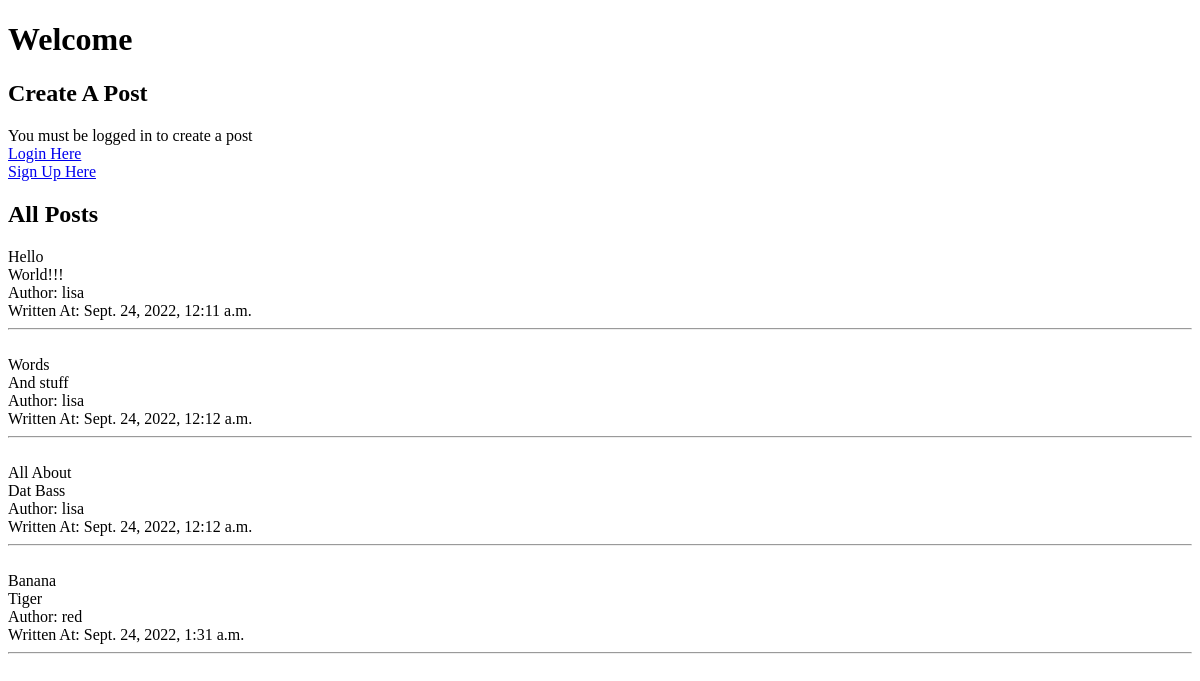
The app's page /, older data.
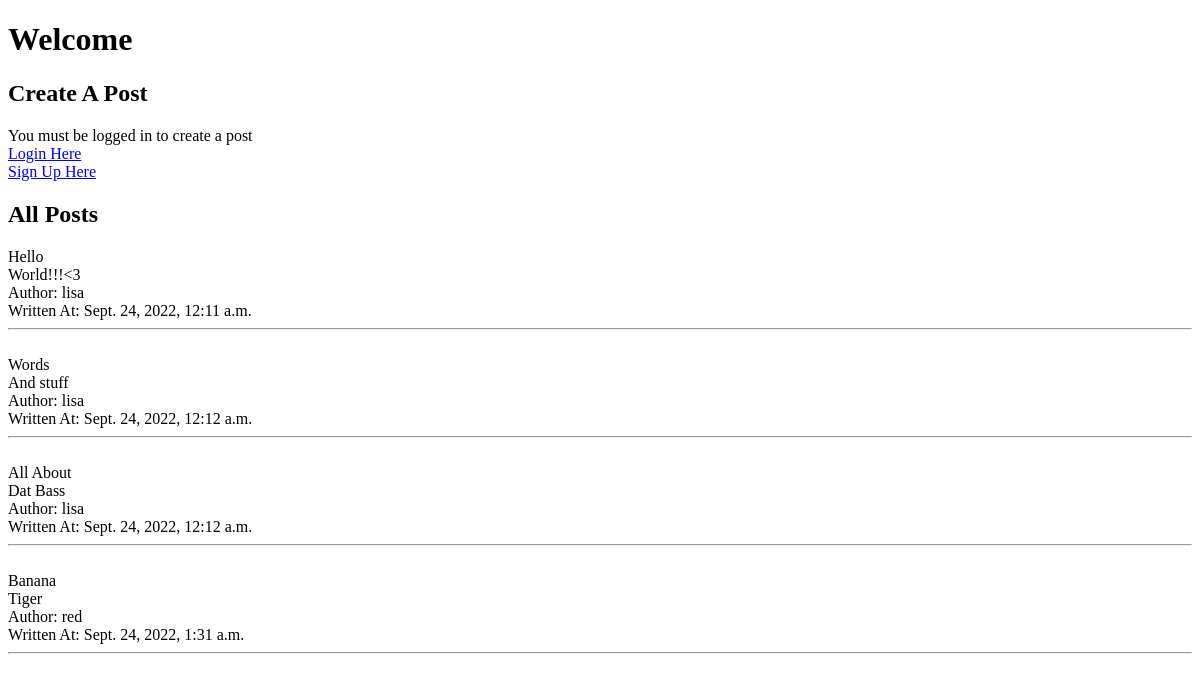
The same page, newer data.
### chirpapp/models.py (models this page shows, shortened)
class Post (models.Model):
    author = models.ForeignKey(User, on_delete=models.CASCADE)
    title = models.CharField(max_length=20)
    text = models.TextField(null=True)
    created_date = models.DateTimeField(default=timezone.now)

### chirpapp/views.py (the view)
# urls.py: path('', views.index, name='index'),
def index(request):
    posts = Post.objects.all()
    context = {
        'posts': posts
    }
    return render(request, 'chirpapp/index.html', context)

### chirpapp/templates/chirpapp/index.html (shortened to what this page needs)
<!DOCTYPE html>
<html lang="en">
<head>
</head>
<body>
    <h1>Welcome {{user.username}}</h1>
    <h2>Create A Post</h2>
    {% if user.is_authenticated %}
    <div>
        <a href="{% url 'users:logout_user' %}">Logout</a>
    </div>
    <br />
    <form action="{% url 'chirpapp:create_post' %}" method="POST">
        {% csrf_token %}
        <span>Blog Post Title</span>
        <input type="text" name="title" placeholder="Underwater Basket Weaving" maxlength="20"/>
        <br />
        <span>Blog Post Text</span>
        <input type="text" name="text" placeholder="To weave a basket underwater, all you have to do is..." maxlength="255"/>
        <br />
        <button type="submit">Submit</button>
    </form>
    {% else %}
    <span>You must be logged in to create a post</span>
    <br />
    <a href="{% url 'users:login_user' %}">Login Here</a>
    <br />
    <a href="{% url 'users:register' %}">Sign Up Here</a>
    {% endif %}
    <h2>All Posts</h2>
    {% for post in posts %}
    {{post.title}}
    <br />
    {{post.text}}
    <br />
    Author: {{post.author}}
    <br />
    Written At: {{post.created_date}}
    <br />
    <hr />
    <br />
    {% endfor %}
</body>
</html>

Row changes from the older to the newer data that the page shows:
changed Post "Hello": text "World!!!" → "World!!!<3"
